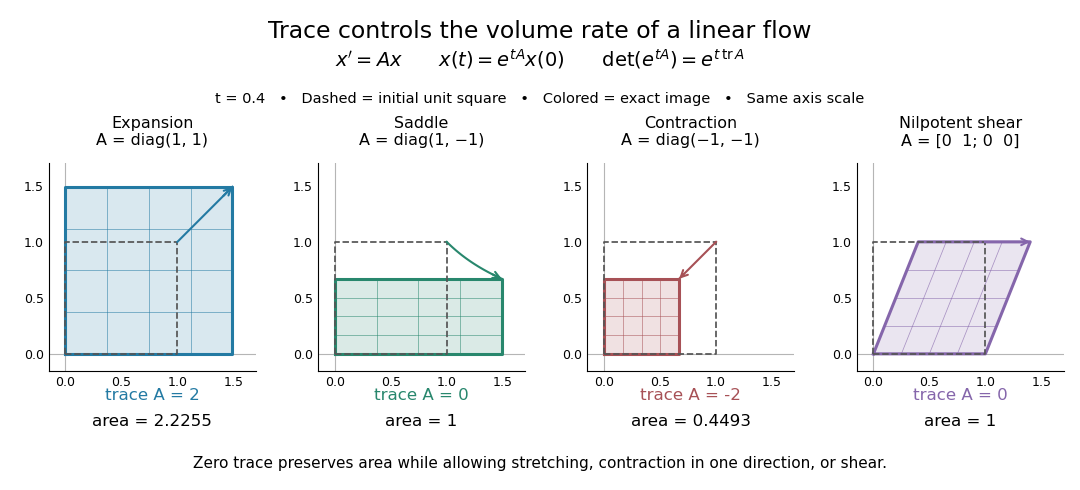

Source code (Python):
"""Compare exact areas for four linear flows at abstract parameter t = 0.4.

Tested with Python 3.14.4, NumPy 2.3.5, and Matplotlib 3.10.7.
Save an opaque white PNG with this script's basename in the working directory.
"""

from pathlib import Path

import matplotlib

matplotlib.use("Agg")
import matplotlib.pyplot as plt
import numpy as np


def polygon_area(vertices):
    x, y = vertices.T
    return abs(np.dot(x, np.roll(y, -1)) - np.dot(y, np.roll(x, -1))) / 2


def main():
    t = 0.4
    generators = [np.diag([1, 1]), np.diag([1, -1]), np.diag([-1, -1]),
                  np.array([[0, 1], [0, 0]])]
    maps = [np.diag(np.exp(t * np.diag(a))) for a in generators[:3]]
    maps.append(np.eye(2) + t * generators[3])
    assert np.array_equal(generators[3] @ generators[3], np.zeros((2, 2)))
    corners = np.array([[0, 0], [1, 0], [1, 1], [0, 1]])
    expected = [np.exp(0.8), 1, np.exp(-0.8), 1]
    for a, mapping, area in zip(generators, maps, expected):
        assert np.isclose(np.linalg.det(mapping), np.exp(t * np.trace(a)))
        assert np.isclose(polygon_area(corners @ mapping.T), area)
    assert np.isclose(np.linalg.det(np.eye(2) + t * generators[1]), 0.84)

    plt.rcParams.update({"font.size": 11, "figure.facecolor": "white"})
    fig, axes = plt.subplots(1, 4, figsize=(10.8, 4.9), facecolor="white")
    fig.subplots_adjust(left=0.045, right=0.985, bottom=0.23, top=0.68, wspace=0.3)
    headings = ["Expansion", "Saddle", "Contraction", "Nilpotent shear"]
    formulas = ["A = diag(1, 1)", "A = diag(1, −1)", "A = diag(−1, −1)", "A = [0  1; 0  0]"]
    colors = ["#237aa3", "#28876d", "#a75156", "#8566ab"]
    for ax, a, mapping, heading, formula, color, area in zip(
            axes, generators, maps, headings, formulas, colors, expected):
        ax.set_aspect("equal")
        ax.set_xlim(-0.15, 1.7)
        ax.set_ylim(-0.15, 1.7)
        ax.set_xticks([0, 0.5, 1, 1.5])
        ax.set_yticks([0, 0.5, 1, 1.5])
        ax.tick_params(labelsize=9, length=0)
        ax.spines[["top", "right"]].set_visible(False)
        ax.axhline(0, color="#b5b5b5", lw=0.8)
        ax.axvline(0, color="#b5b5b5", lw=0.8)
        vertices = corners @ mapping.T
        ax.fill(*vertices.T, color=color, alpha=0.17, zorder=2)
        for coordinate in [0.25, 0.5, 0.75]:
            for segment in [np.array([[coordinate, 0], [coordinate, 1]]),
                            np.array([[0, coordinate], [1, coordinate]])]:
                ax.plot(*(segment @ mapping.T).T, color=color, lw=0.55, alpha=0.65)
        ax.plot(*np.vstack([vertices, vertices[0]]).T, color=color, lw=2.2, zorder=3)
        ax.plot(*np.vstack([corners, corners[0]]).T, color="#555555", ls="--", lw=1.25, zorder=4)
        # Follow a material corner through the exact flow, rather than Euler steps.
        sample = np.linspace(0, t, 50)
        path = (np.column_stack([np.exp(sample * a[0, 0]), np.exp(sample * a[1, 1])])
                if heading != "Nilpotent shear" else np.column_stack([1 + sample, np.ones_like(sample)]))
        ax.plot(*path.T, color=color, lw=1.5, zorder=5)
        ax.annotate("", path[-1], path[-8], arrowprops={"arrowstyle": "->", "lw": 1.5,
                    "color": color, "mutation_scale": 12, "shrinkA": 0, "shrinkB": 0}, zorder=6)
        ax.set_title(heading + "\n" + formula, fontsize=11.5, pad=13)
        ax.text(0.5, -0.14, f"trace A = {int(np.trace(a))}", transform=ax.transAxes,
                ha="center", fontsize=12, color=color)
        area_text = f"area = {area:.4f}" if heading in ["Expansion", "Contraction"] else "area = 1"
        ax.text(0.5, -0.265, area_text, transform=ax.transAxes, ha="center", fontsize=12)

    fig.suptitle("Trace controls the volume rate of a linear flow", fontsize=17, y=0.96)
    fig.text(0.5, 0.865, r"$x'=Ax\qquad x(t)=e^{tA}x(0)\qquad \det(e^{tA})=e^{t\,\mathrm{tr}\,A}$",
             ha="center", fontsize=14)
    fig.text(0.5, 0.79, "t = 0.4   •   Dashed = initial unit square   •   Colored = exact image   •   Same axis scale",
             ha="center", fontsize=10.5)
    fig.text(0.5, 0.045, "Zero trace preserves area while allowing stretching, contraction in one direction, or shear.",
             ha="center", fontsize=11)
    fig.savefig(Path.cwd() / (Path(__file__).stem + ".png"), dpi=100,
                facecolor="white", transparent=False)
    plt.close(fig)


if __name__ == "__main__":
    main()
